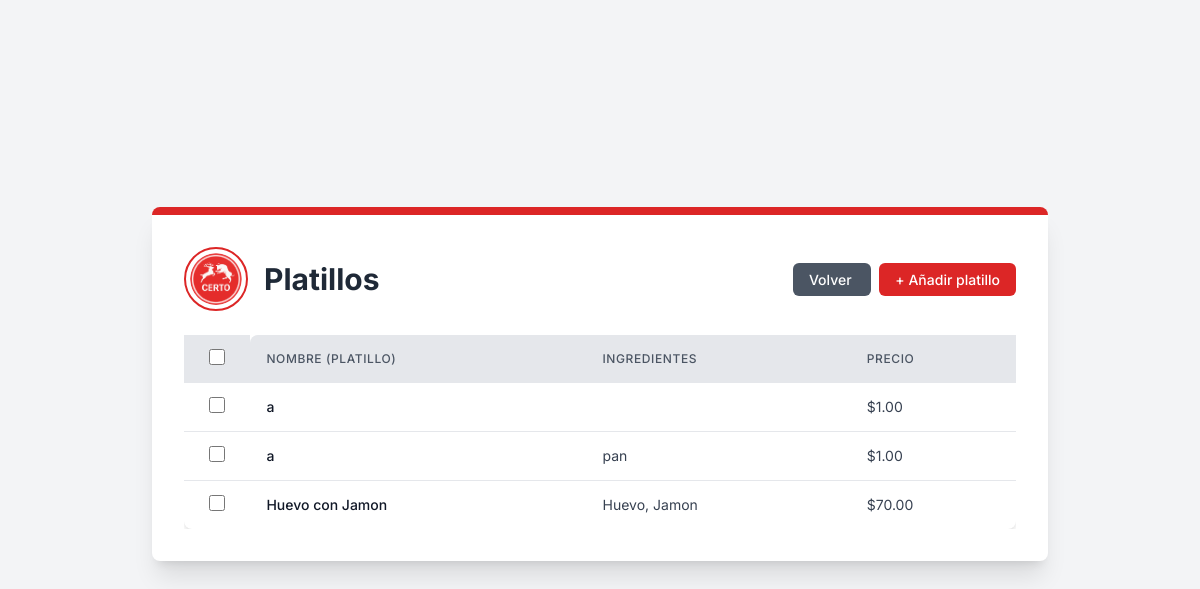
The app's page /comedor/saucers/ (signed in), older data.
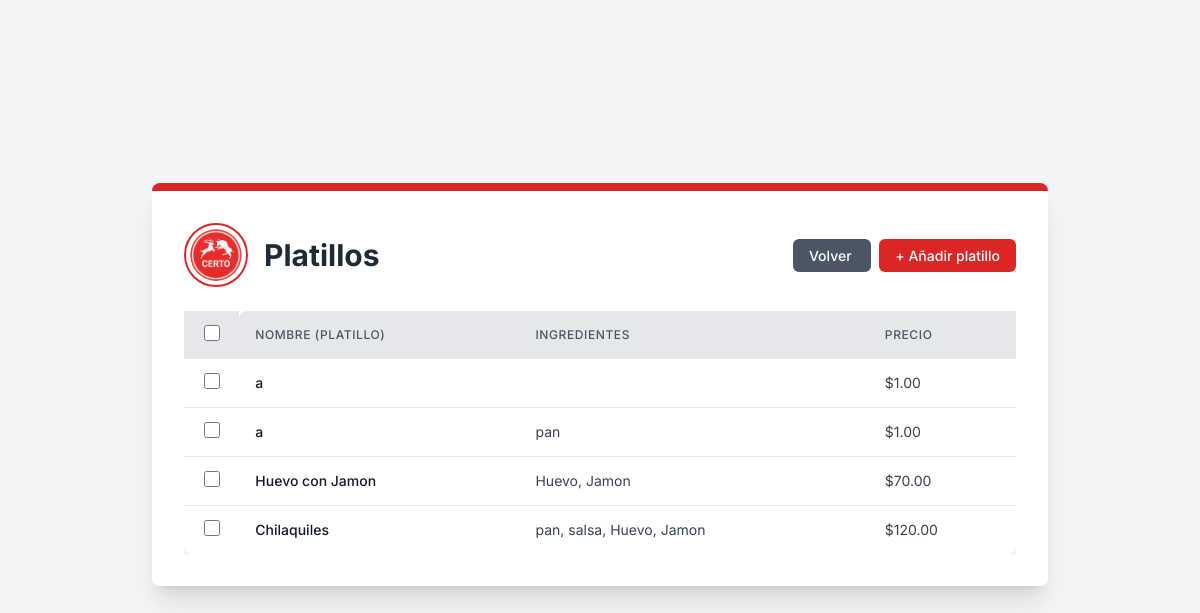
The same page, newer data.
### comedor/models.py (models this page shows, shortened)
class Platillo(models.Model):
    nombre = models.CharField(max_length=100)
    ingredientes = models.CharField(max_length=200)
    precio = models.DecimalField(max_digits=10, decimal_places=2)

### comedor/views.py (the view)
# urls.py: path("saucers/", views.saucers, name="saucers"),
def saucers(request):
    if request.user.is_authenticated:
        saucers = Platillo.objects.all()
        platillos = []
        for platillo in saucers:
            platillos.append({
                'id': platillo.id,
                'nombre': platillo.nombre,
                'ingredientes': [Ingredientes.objects.get(id=int(ing)).nombre for ing in platillo.ingredientes.strip('[]').replace("'", "").split(', ') if ing],
                'precio': platillo.precio
            })
        print(platillos)
        return render(request, 'Saucer/saucer_list_view.html', {'saucers': platillos})
    else:
        return redirect('core:signInUp')

### comedor/templates/Saucer/saucer_list_view.html (shortened to what this page needs)
{% extends "main.html" %} {% load static %}{% block content %}
<div
  class="bg-white p-8 rounded-lg shadow-xl max-w-4xl w-full border-t-8 border-primary-red mb-8"
>
  <div class="flex flex-col md:flex-row items-center justify-between mb-6">
    <div class="flex items-center mb-4 md:mb-0">
      <img
        src="{% static 'img/logos/logo.png' %}"
        alt="Logo de la Cafetería Certo"
        class="w-16 h-16 rounded-full border-2 border-primary-red p-1 object-cover mr-4"
      />
      <h1 class="text-3xl font-bold text-gray-800">Platillos</h1>
    </div>
    <div class="text-right">
      <a
        href="/core/dashboard"
        class="px-4 py-2 text-sm font-medium text-white bg-gray-600 rounded-md hover:bg-gray-700 transition duration-300 ease-in-out mr-2"
      >
        Volver
      </a>
      <a
        href="{% url 'comedor:createSaucer' %}"
        class="px-4 py-2 text-sm font-medium text-white bg-primary-red rounded-md hover:bg-red-700 transition duration-300 ease-in-out"
      >
        + Añadir platillo
      </a>
    </div>
  </div>
  <div class="overflow-x-auto">
    <form
      id="deleteForm"
      method="post"
      action="{% url 'core:bulk_delete' 'saucers' 'comedor:saucers' %}"
    >
      <table class="min-w-full bg-white rounded-lg shadow-custom">
        <thead class="bg-gray-200">
          <tr>
            <th class="py-3 px-2 text-center">
              <input
                type="checkbox"
                id="selectAll"
                class="form-checkbox h-4 w-4 text-primary-red"
              />
            </th>
            <th
              class="py-3 px-4 text-left text-xs font-medium text-gray-600 uppercase tracking-wider rounded-tl-lg"
            >
              Nombre (Platillo)
            </th>
            <th
              class="py-3 px-4 text-left text-xs font-medium text-gray-600 uppercase tracking-wider"
            >
              Ingredientes
            </th>
            <th
              class="py-3 px-4 text-left text-xs font-medium text-gray-600 uppercase tracking-wider"
            >
              Precio
            </th>
          </tr>
        </thead>
        <tbody class="divide-y divide-gray-200">
          {% for platillo in saucers %}
          <tr class="hover:bg-gray-50">
            <td class="py-3 px-2 text-center">
              <input
                type="checkbox"
                name="selected_ids"
                value="{{ platillo.id }}"
                class="rowCheckbox form-checkbox h-4 w-4 text-primary-red"
              />
            </td>
            <td
              class="py-3 px-4 whitespace-nowrap text-sm font-medium text-gray-900"
            >
              {{ platillo.nombre }}
            </td>
            <td class="py-3 px-4 whitespace-nowrap text-sm text-gray-700">
              {{ platillo.ingredientes|join:", " }}
            </td>
            <td class="py-3 px-4 whitespace-nowrap text-sm text-gray-700">
              ${{ platillo.precio }}
            </td>
          </tr>
          {% endfor %}
        </tbody>
      </table>
    </form>
  </div>
</div>
{% endblock %}

Row changes from the older to the newer data that the page shows:
added Platillo: nombre "Chilaquiles", precio "120.00"
Text that changed along with them:
new list line: "☐ pan, salsa, Huevo, Jamon $"
